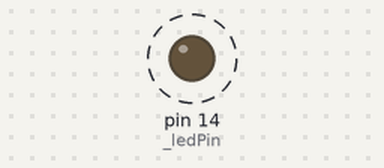
Bench run of a sketch on a simulated Arduino Uno, built with avr-gcc and run on an emulated ATmega328P. On the bench: output pins drawn as LEDs (lit = HIGH). Dashed ring = blinking.

Above: at 0.5 s.
Timing chart, 0 to 4.6 s (numbered marks = the images above):
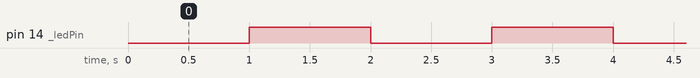

Measured:
- by itself, pin 14 (_ledPin): alternates HIGH for 1.0 s and LOW for 1.0 s

The sketch:

BasicFirmware.ino
```cpp
/*
    Johan Korten
    for HAN ESE, WKZ, Cap Gemini Hackaton 2024

    V1.0 Jan 2024

    Based on Wire Slave Sender and Receiver by Nicholas Zambetti <http://www.zambetti.com> March 2006

*/

#include <Wire.h>
#include "HeartBeat.h"

#define ECG_MODULE_ADDR 0x2A
#define HEARTBEAT_LEDPIN 14
#define DEFAULT_HEARTBEAT_INTERVAL 1000

// Sensor Definitions:

#define SENSOR_LL A1  // PB08
#define SENSOR_LA A2  // PB09
#define SENSOR_RA A3  // PA04

HeartBeat heartBeat = HeartBeat(); // (HEARTBEAT_LEDPIN, DEFAULT_HEARTBEAT_INTERVAL) ;

void setup() {
  heartBeat.begin();
  Wire.begin(ECG_MODULE_ADDR);     // join i2c bus with address #4
  //Wire.onReceive(receiveEvent);  // register event maybe for future usage
  Wire.onRequest(requestEvent);    // register event
}

void loop() {
  heartBeat.blink();
}

// function that executes whenever data is received from master
// this function is registered as an event, see setup()
// Maybe useful for future usage
/*
void receiveEvent(int howMany) {
  (void)howMany;  // avoid compiler warning about unused parameter

  while (1 < Wire.available())  // loop through all but the last
  {
    char c = Wire.read();  // receive byte as a character
    Serial.print(c);       // print the character
  }
  int x = Wire.read();  // receive byte as an integer
  Serial.println(x);    // print the integer
}*/

// function that executes whenever data is requested by master
// this function is registered as an event, see setup()
void requestEvent()
{
  Wire.write("012345"); // respond with message of 6 bytes (HLL, LLL, HLA, LLA, HRA, LRA)
                        // as expected by master
}
```

HeartBeat.cpp
```cpp
#include "HeartBeat.h"
#include "Arduino.h"

HeartBeat::HeartBeat() {
  _ledPin = 14;
  _interval = 1000;
}

HeartBeat::HeartBeat(unsigned int ledPin, long interval) {
   _ledPin = ledPin;
   _interval = interval;
}

void HeartBeat::begin() {
    pinMode(_ledPin, OUTPUT);
}

void HeartBeat::blink() {
  unsigned long currentMillis = millis();
  if (currentMillis - _previousMillis >= _interval) {
    _previousMillis = currentMillis;
    if (digitalRead(_ledPin) == LOW) {
      digitalWrite(_ledPin, HIGH);   // Turn it on
    } else {
      digitalWrite(_ledPin, LOW);    // Turn it off
    }
  }
}
```

HeartBeat.h
```cpp
#ifndef HeartBeat_h
#define HeartBeat_h

class HeartBeat {
  private:
    unsigned int _ledPin;
    long _interval;
    long _previousMillis;
  public:
    HeartBeat();
    HeartBeat(unsigned int ledPin, long interval);
    void begin();
    void blink();
};

#endif
```
